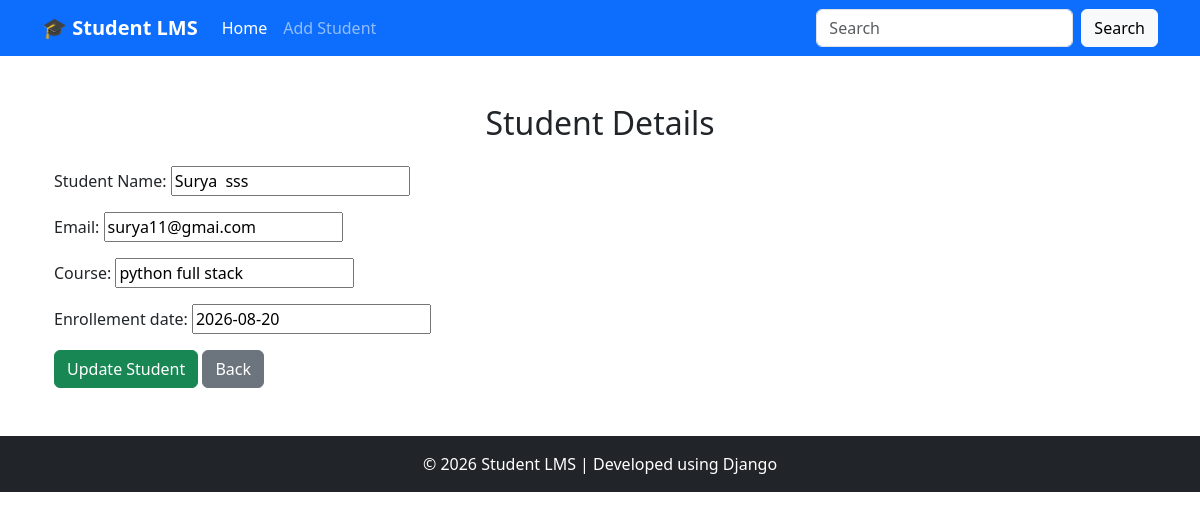
The app's page /details/15/ with its own data.
### student_CRUD/models.py (models this page shows, shortened)
class StudentDetail(models.Model):
    student_Name=models.CharField(max_length=100)
    email=models.EmailField(max_length=50,unique=True)
    course=models.CharField(max_length=70)
    enrollement_date=models.DateField()

### student_CRUD/views.py (the view)
# urls.py: path("details/<int:id>/",views.details,name="details"),
def details(request, id):
    student = get_object_or_404(StudentDetail, pk=id)
    if request.method == "POST":
        form = Studentform(request.POST, instance=student)
        if form.is_valid():
            form.save()
            return redirect("homepage")
    else:
        form = Studentform(instance=student)
    context = {
        "form": form
    }
    return render(request, "view_details.html", context)

### student_CRUD/forms.py
class Studentform(forms.ModelForm):
    class Meta:
        model=StudentDetail
        fields=["student_Name","email","course","enrollement_date"]

### student_CRUD/templates/view_details.html (shortened to what this page needs)
{% extends "homepage.html" %}
{% block content %}
<div class="container mt-5">
    <h2 class="text-center mb-4">Student Details</h2>
    <form method="POST">
        {{ form.as_p }}
        <button type="submit" class="btn btn-success">
            Update Student
        </button>
        <a href="{% url 'homepage' %}" class="btn btn-secondary">
            Back
        </a>
    </form>
</div>
{% endblock content %}

### records on screen
StudentDetail: student_Name "Surya sss", email "surya11@gmai.com", course "python full stack", enrollement_date "2026-08-20"
